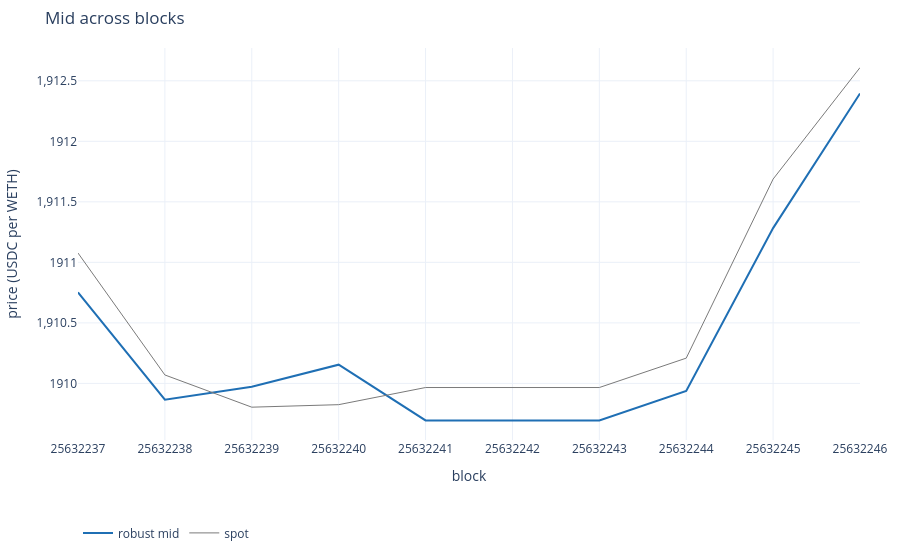
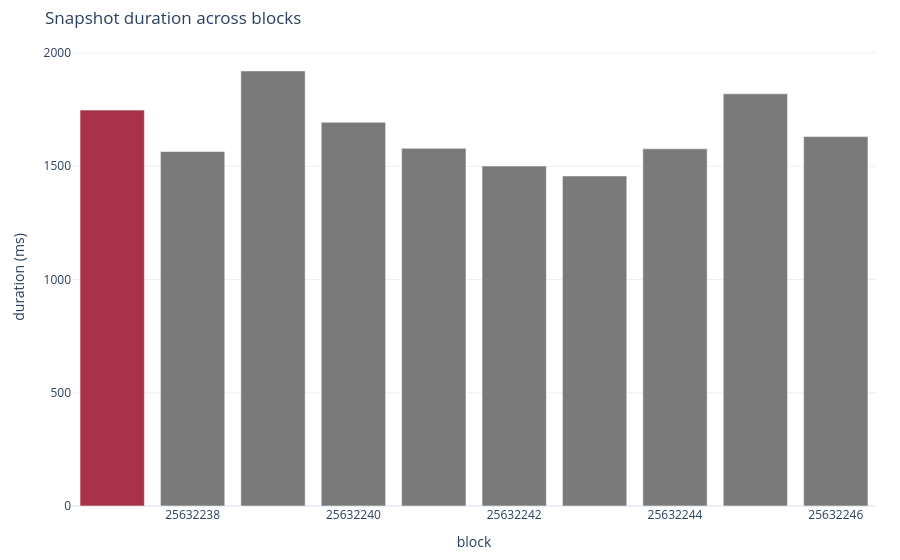

The code cell stored with these charts, in order, in its notebook:
### Code cell
history_mid_figure(recorded, token_symbol=TOKEN_SYMBOL, numeraire_symbol=NUMERAIRE_SYMBOL).show()
history_health_figure(recorded).show()  # bars colored where mixed_block fired

### Figure 1 — Plotly figure (JSON) as saved in the notebook; plotly's stock layout.template omitted (floating-point values rounded to 4 significant figures)
{"data": [{"line": {"color": "#1f6fb4", "width": 2}, "mode": "lines", "name": "robust mid", "x": [25632237, 25632238, 25632239, 25632240, 25632241, 25632242, 25632243, 25632244, 25632245, 25632246], "y": [1911.0, 1910.0, 1910.0, 1910.0, 1910.0, 1910.0, 1910.0, 1910.0, 1911.0, 1912.0], "type": "scatter"}, {"line": {"color": "#7a7a7a", "width": 1}, "mode": "lines", "name": "spot", "x": [25632237, 25632238, 25632239, 25632240, 25632241, 25632242, 25632243, 25632244, 25632245, 25632246], "y": [1911.0, 1910.0, 1910.0, 1910.0, 1910.0, 1910.0, 1910.0, 1910.0, 1912.0, 1913.0], "type": "scatter"}], "layout": {"hovermode": "x unified", "legend": {"orientation": "h", "y": -0.2}, "margin": {"b": 48, "l": 72, "r": 24, "t": 48}, "title": {"text": "Mid across blocks"}, "xaxis": {"exponentformat": "none", "tickformat": "d", "title": {"text": "block"}, "type": "linear"}, "yaxis": {"title": {"text": "price (USDC per WETH)"}}}}

### Figure 2 — Plotly figure (JSON) as saved in the notebook; plotly's stock layout.template omitted (floating-point values rounded to 4 significant figures)
{"data": [{"customdata": [true, false, false, false, false, false, false, false, false, false], "hovertemplate": "block %{x}<br>%{y} ms<br>mixed_block %{customdata}", "marker": {"color": ["#a8324a", "#7a7a7a", "#7a7a7a", "#7a7a7a", "#7a7a7a", "#7a7a7a", "#7a7a7a", "#7a7a7a", "#7a7a7a", "#7a7a7a"]}, "name": "snapshot duration", "x": [25632237, 25632238, 25632239, 25632240, 25632241, 25632242, 25632243, 25632244, 25632245, 25632246], "y": [1748, 1565, 1921, 1694, 1579, 1501, 1457, 1577, 1820, 1631], "type": "bar"}], "layout": {"hovermode": "x unified", "legend": {"orientation": "h", "y": -0.2}, "margin": {"b": 48, "l": 72, "r": 24, "t": 48}, "title": {"text": "Snapshot duration across blocks"}, "xaxis": {"exponentformat": "none", "tickformat": "d", "title": {"text": "block"}, "type": "linear"}, "yaxis": {"title": {"text": "duration (ms)"}}}}
